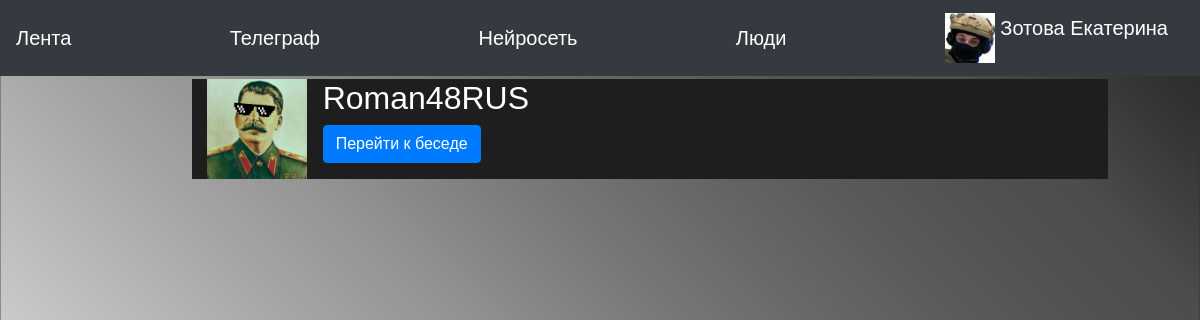
Before: /messages (signed in) with the older database file.
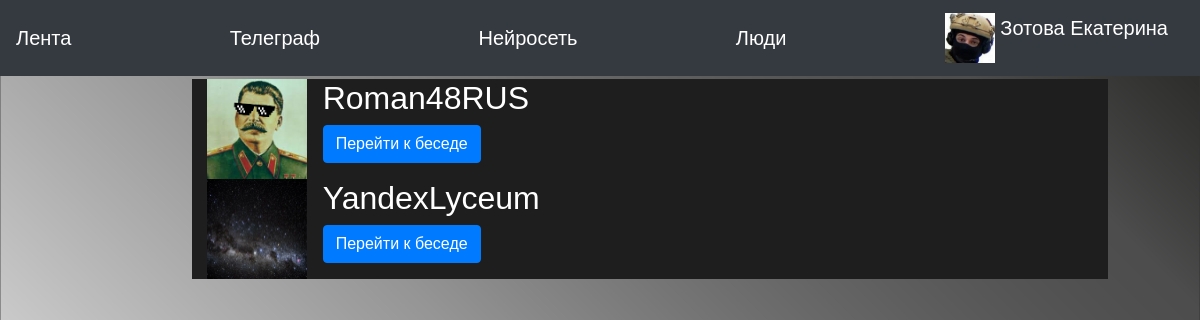
After: the same page with the newer database file.
### data/users.py (models this page shows, shortened)
class User(SqlAlchemyBase, UserMixin, SerializerMixin):
    __tablename__ = 'users'
    id = sqlalchemy.Column(sqlalchemy.Integer,
                           primary_key=True, autoincrement=True)
    name = sqlalchemy.Column(sqlalchemy.String, nullable=True)
    status = sqlalchemy.Column(sqlalchemy.String, nullable=True)
    email = sqlalchemy.Column(sqlalchemy.String,
                              index=True, unique=True, nullable=True)
    hashed_password = sqlalchemy.Column(sqlalchemy.String, nullable=True)
    created_date = sqlalchemy.Column(sqlalchemy.DateTime,
                                     default=datetime.datetime.now)
    friends = sqlalchemy.Column(sqlalchemy.String, nullable=True)
    avatar = sqlalchemy.Column(sqlalchemy.String,
                               default='/static/img/backgrounds/default.png')
    liked_news = sqlalchemy.Column(sqlalchemy.VARCHAR, nullable=True)
    liked_photos = sqlalchemy.Column(sqlalchemy.VARCHAR, nullable=True)
    background = sqlalchemy.Column(sqlalchemy.String, default='/static/img/backgrounds/default.png')
    theme = sqlalchemy.Column(sqlalchemy.Boolean, default=1)
    albums = sqlalchemy.Column(sqlalchemy.VARCHAR)

### main.py (the view)
@app.route('/messages')
@login_required
def messages():
    session = db_session.create_session()
    messages = session.query(Message).filter(
        or_(Message.user_from_id == current_user.id, Message.user_to_id == current_user.id)).all()
    people_id = []
    people = []
    for elem in messages:
        if not (elem.user_to_id in people_id or elem.user_from_id in people_id):
            if elem.user_to_id == current_user.id:
                people.append(session.query(User).filter(User.id == elem.user_from_id).first())
                people_id.append(elem.user_from_id)
            else:
                people.append(session.query(User).filter(User.id == elem.user_to_id).first())
                people_id.append(elem.user_to_id)
    print(people_id)
    return render_template('messages.html', base=get_base(), people=people)

### data/db_session.py (called while the page is built)
def create_session() -> Session:
    global __factory
    return __factory()

### main.py (called while the page is built)
def get_base():
    base = BaseForm()
    if current_user.is_authenticated:
        base.background = current_user.background
        base.text_color = 'white' if not current_user.theme else 'black'
        base.back = '#0a0a0a' if not current_user.theme else '#f5f5f5'
        base.back_color = '#1e1e1e' if not current_user.theme else '#969696'
    else:
        base.background = ""
        base.text_color = 'black'
        base.back = '#0a0a0a'
        base.back_color = '#969696'
    base.js_for_files = url_for("static", filename="js/bs-custom-file-input.js")
    return base

@login_manager.user_loader
def load_user(user_id):
    session = db_session.create_session()
    return session.query(User).get(user_id)

### templates/messages.html
{% extends "base.html" %}
{% block content %}
<div class="col">
    <div class="row justify-content-center">
        <div class="col-10 block">
            {% for elem in people %}
            <div class="media">
                <a href="/profile/{{elem.id}}"> <img src="{{elem.avatar}}"
                                                     class="align-self-center mr-3" alt="PEP8"
                                                     width="100"
                                                     height="100" title="{{elem.name}}">
                </a>
                <div class="media-body">
                    <h2>{{elem.name}}</h2>
                    <a class="btn btn-primary" href="/messages/{{elem.id}}" role="button">Перейти к
                        беседе</a>
                </div>
            </div>
            {% endfor %}
        </div>
    </div>
</div>
{% endblock %}

Changed rows visible on the page:
added User: avatar (placeholder picture), name "YandexLyceum"
